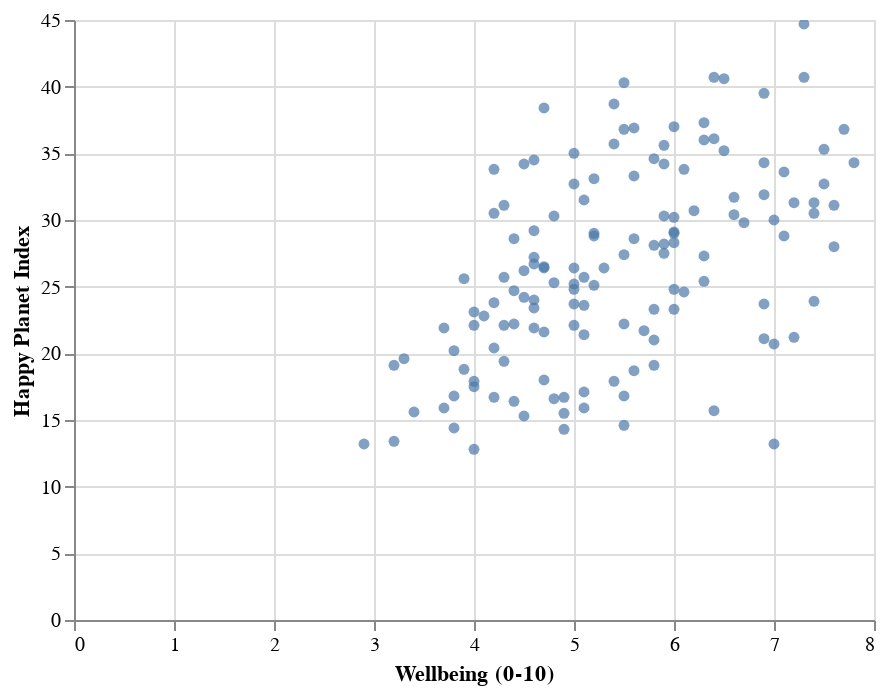

Notebook cell for this chart:
### Code cell
alt.Chart(hpi_df).mark_circle().encode(
    x='Wellbeing (0-10):Q',
    y='Happy Planet Index:Q',
).interactive()

### Figure 1 — Vega-Lite specification as saved in the notebook (floating-point values rounded to 4 significant figures; data arrays with more than 128 entries replaced by an {"elided": "..."} marker saying what was removed)
{"config": {"view": {"continuousWidth": 400, "continuousHeight": 300}}, "data": {"name": "data-06c1dbec64553b487ce4599ce4c93c9b"}, "mark": "circle", "encoding": {"x": {"field": "Wellbeing (0-10)", "type": "quantitative"}, "y": {"field": "Happy Planet Index", "type": "quantitative"}}, "selection": {"selector001": {"type": "interval", "bind": "scales", "encodings": ["x", "y"]}}, "$schema": "https://vega.github.io/schema/vega-lite/v4.17.0.json", "datasets": {"data-06c1dbec64553b487ce4599ce4c93c9b": {"elided": "140 records"}}}
